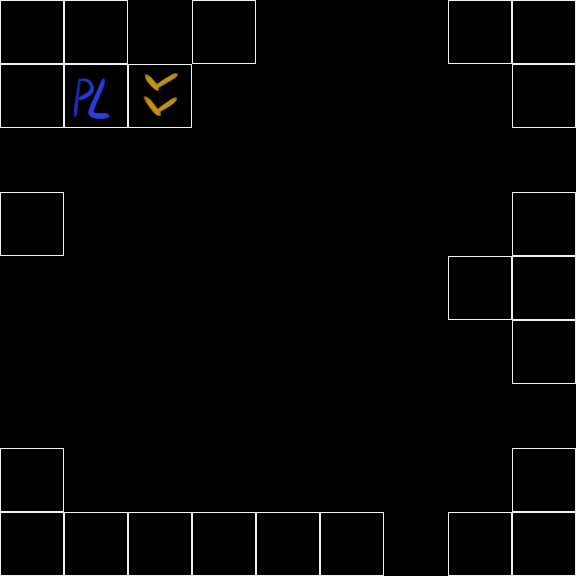

A level layout from a 2D game, rendered from its tile map. Below: a short description, then the map file with its tile-grid data intact:
An orthogonal 9x9 tile map with 64x64 px tiles, 1 tile layer (Tiles) and 3 objects (level6, lock$a, key$a).

<map version="1.5" tiledversion="1.6.0" orientation="orthogonal" renderorder="right-down" width="9" height="9" tilewidth="64" tileheight="64" infinite="0" nextlayerid="6" nextobjectid="9">
 <tileset firstgid="1" source="level_design.tsx" />
 <layer id="4" name="Tiles" width="9" height="9">
  <data encoding="csv">
4,4,0,4,0,0,0,4,4,
4,1,8,0,0,0,0,0,4,
0,0,0,0,0,0,0,0,0,
4,0,0,0,0,0,0,0,4,
0,0,0,0,0,0,0,4,4,
0,0,0,0,0,0,0,0,4,
0,0,0,0,0,0,0,0,0,
4,0,0,0,0,0,0,0,4,
4,4,4,4,4,4,0,4,4
</data>
 </layer>
 <objectgroup id="5" name="Objects">
  <object id="5" name="level6" x="256" y="320" width="64" height="64" />
  <object id="7" name="lock$a" x="256" y="448" width="64" height="64" />
  <object id="8" name="key$a" x="256" y="192" width="64" height="64" />
 </objectgroup>
</map>